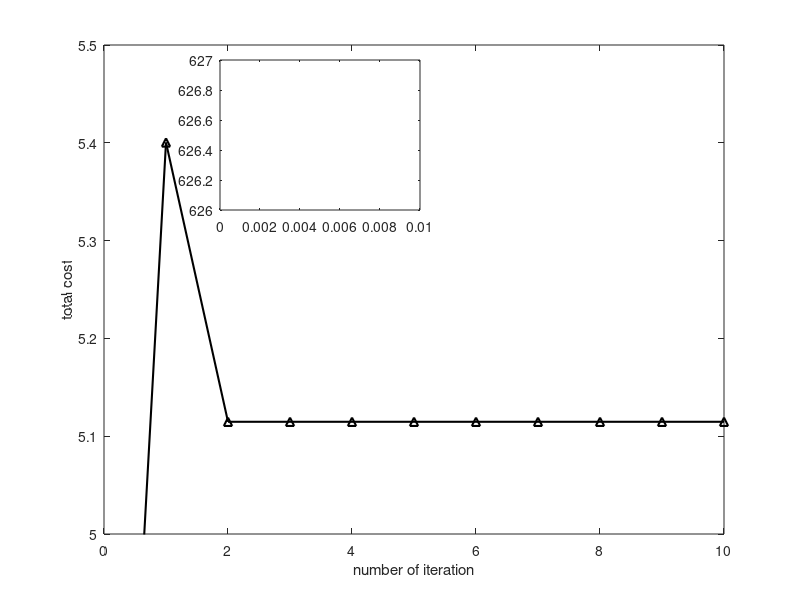

MATLAB code for this plot:
clear;close all;
load('total_cost.mat');
load('cst_map.mat');

init_cost = sum(cst_map(:,401));
total_cost = [init_cost total_cost] .* [3 ones(1,10)];
i=1:11;
plot(i-1,total_cost,'k-^', 'LineWidth',1.5);
xlabel('number of iteration')
ylabel('total cost') % plot on new axes
axis([0 10 5.0 5.5])
axes('position',[.275 .65 .25 .25])
box on;
plot(i-1,total_cost,'k-^', 'LineWidth',1.5) % plot on new axes
axis([0 0.01 626 627])
